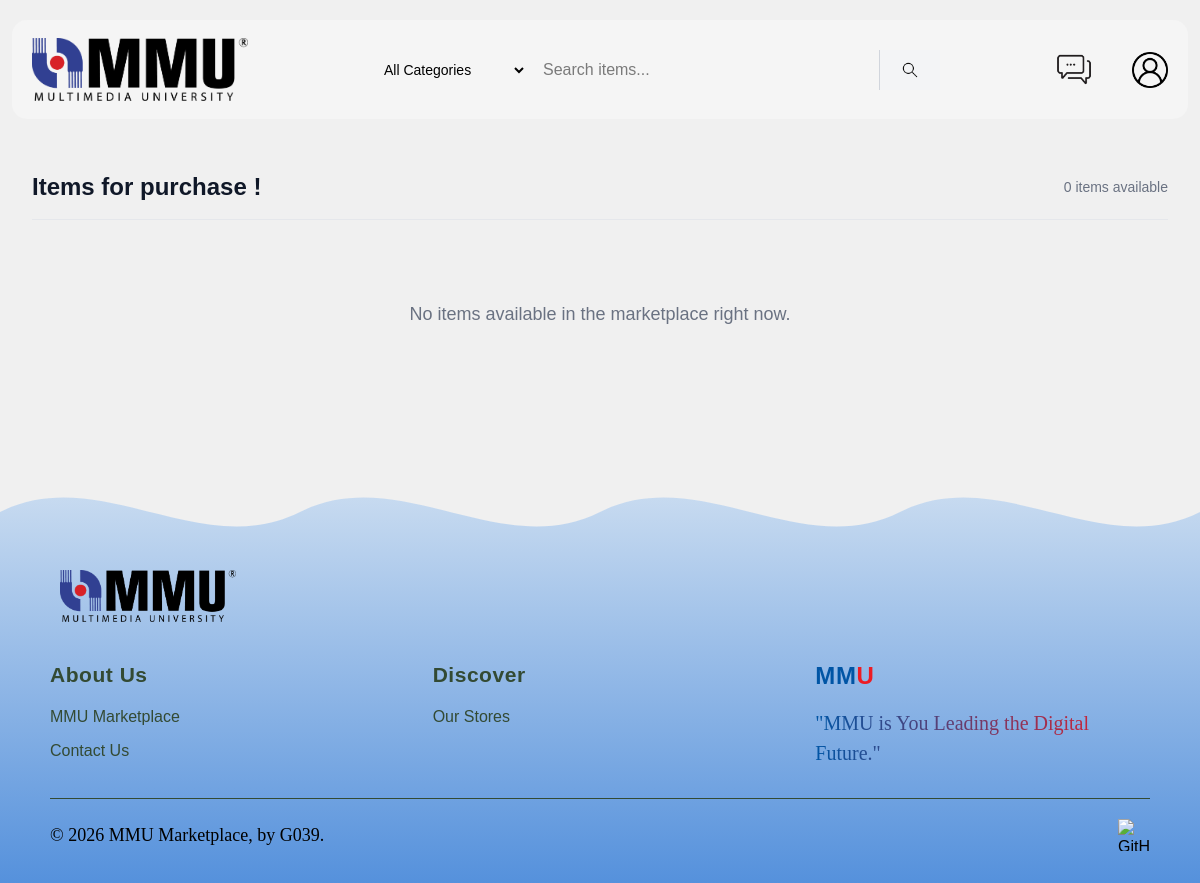
Page /home on the earlier database version.
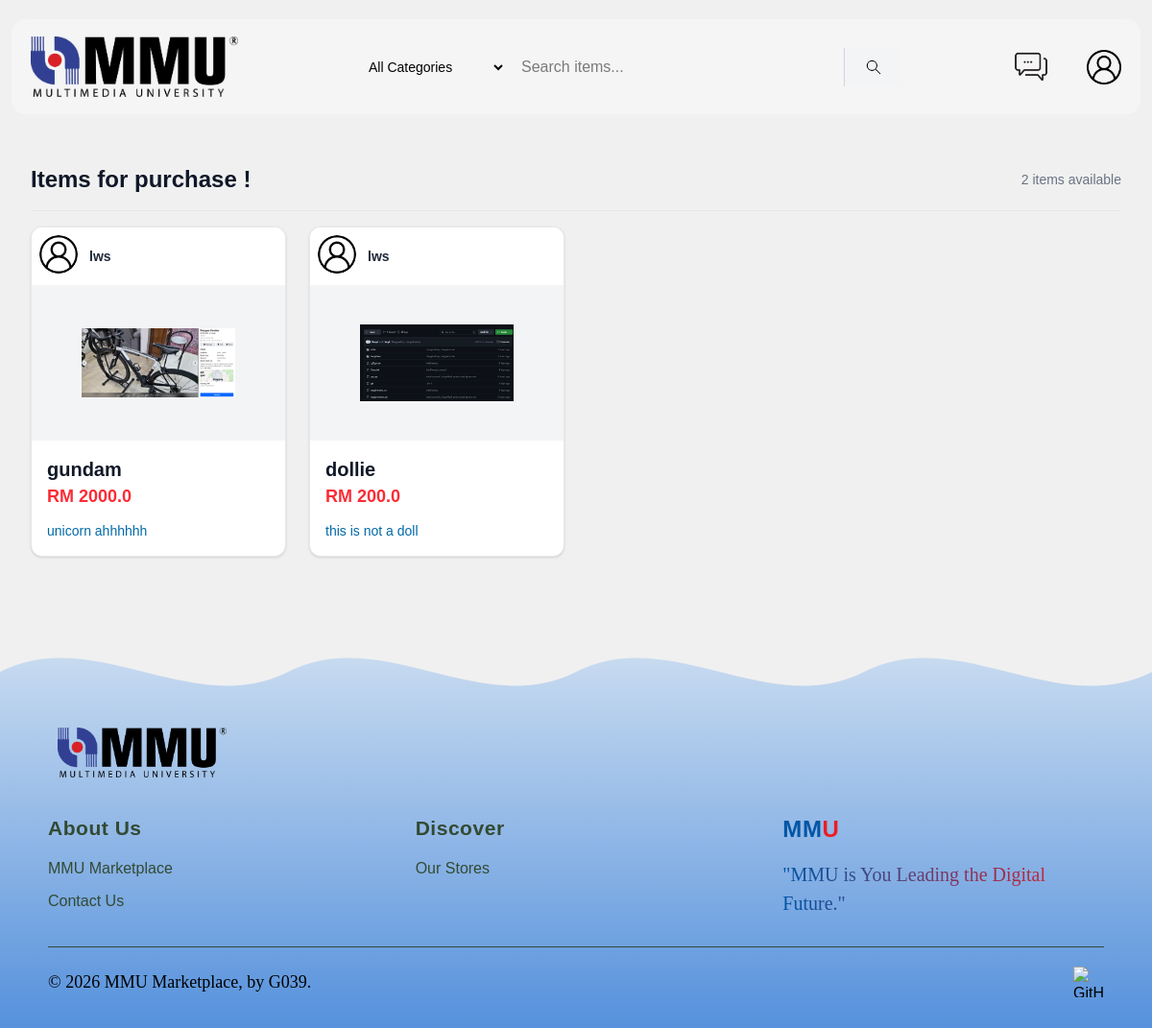
Same page on the later database version.
### app.py (models this page shows, shortened)
class Products(db.Model):
    __tablename__ = "items"
    user_id = db.Column(db.Integer, db.ForeignKey('user.id'), nullable=False)
    item_id = db.Column(db.Integer, primary_key=True)
    item_name = db.Column(db.String(50), nullable=False)
    price = db.Column(db.Float, nullable=False)
    item_description = db.Column(db.String(150), nullable=False)
    item_category = db.Column(db.String(50), nullable=False)
    date_created = db.Column(db.DateTime, nullable=True, default=datetime.now)
    item_pic = db.Column(db.String(), nullable=False)
    seller = db.relationship('User', backref='products')

class User(UserMixin, db.Model):
    id = db.Column(db.Integer, primary_key=True)
    username = db.Column(db.String(50), unique=True, nullable=False)
    email = db.Column(db.String(150), unique=True, nullable=False)
    password_hash = db.Column(db.String(100), nullable=False)
    contact_number = db.Column(db.String(20), nullable=True)
    bio = db.Column(db.String(300), nullable=True)
    profile_pic = db.Column(db.String(), nullable=True)

### app.py (the view)
@app.route('/')
@app.route('/home')
def home():
    item_info = Products.query.all()
    return render_template('home.html',item_list=item_info)

### templates/home.html (shortened to what this page needs)
{% extends 'item_market.html'%}

### templates/item_market.html (shortened to what this page needs)
<!DOCTYPE html>
<html lang="en">
<head>
</head>
<body>
    {% include 'item_market_header.html' %}
    <div class="max-w-7xl mx-auto px-4 sm:px-6 lg:px-8 py-8 w-full mb-8">
        <div class="flex items-center justify-between mb-4 border-b border-gray-200 pb-4">
            <h1 class="text-2xl font-bold text-gray-900">Items for purchase ! </h1>
            <span class="text-gray-500 text-sm">{{ item_list|length }} items available</span>
        </div>
        <div class="grid grid-cols-2 sm:grid-cols-3 md:grid-cols-4 lg:grid-cols-4 gap-6">
            {% for items in item_list %}
            <a href="{{ url_for('item', item_id=items.item_id) }}" class="group block h-full">
                <div class="bg-white rounded-xl shadow-sm hover:shadow-xSl transition-all duration-300 overflow-hidden flex flex-col border border-gray-200 h-full">
                    <div class="p-2 flex items-center gap-3 bg-white border-b border-gray-100">
                        {% if items.seller.profile_pic %}
                        <img src="{{url_for('static', filename='css/photos/' + items.seller.profile_pic)}}" class="w-10 h-10 mr-0 mb-1 rounded-full object-cover ">
                        {% else %}
                        <img src="{{url_for('static', filename='css/photos/user-icon.png')}}" class="w-10 h-10 mr-0 mb-1 rounded-full object-cover shrink-0">
                        {% endif %}
                        <span class="text-sm font-bold text-gray-800 group-hover:text-blue-800 transition-colors">
                            {{ items.seller.username }}
                        </span>
                    </div>
                    <div class="bg-gray-100 flex items-center justify-center overflow-hidden border-b border-gray-100" >
                        <img src="{{ url_for('static', filename='css/photos/' + items.item_pic) }}" alt="Product Image" class="w-40 h-40 object-contain opacity-100 group-hover:scale-105 transition-transform duration-500">
                    </div>
                    <div class="p-4 flex flex-col flex-grow">
                        <h2 class="text-xl mb-0 font-bold text-gray-900 group-hover:text-blue-800 transition-colors line-clamp-1">
                            {{ items.item_name }}
                        </h2>
                        <p class="text-red-500 font-extrabold text-lg mt-0 mb-3">
                            RM {{ items.price }}
                        </p>
                        <p class="text-sm text-sky-700 line-clamp-2 mt-auto mb-auto">
                            {{ items.item_description }}
                        </p>
                    </div>
                </div>
            </a>
            {% else %}
            <div class="col-span-full py-16 text-center text-gray-500 flex flex-col items-center">
                <p class="text-lg">No items available in the marketplace right now.</p>
            </div>
            {% endfor %}
        </div>
    </div>
</body>
</html>
{% include 'footer.html' %}

### templates/item_market_header.html (shortened to what this page needs)
<!DOCTYPE html>
<html lang="en">
<head>
    <link rel="stylesheet" href="{{ url_for('static', filename='css/main.css') }}">
    <link rel="stylesheet" href="{{ url_for('static', filename='css/output.css') }}">
</head>
<body>
    <div class="nav flex flex-wrap md:flex-nowrap items-center justify-between px-4 sm:px-6 py-5 mt-5 mr-3 ml-3 gap-4 bg-white">
        <a href="/home">
            <img src="{{ url_for('static', filename='css/photos/mmu-logo.png')}}" alt="MMU Logo" class="w-36 sm:w-46 md:w-50 lg:w-54 h-auto object-contain my-2">
        </a>
        <div class="w-full md:flex-1 md:w-auto order-3 md:order-2 flex justify-center min-w-0 md:px-6">
            <form action="/search" method="GET" class="flex w-full max-w-xl items-center rounded-lg">
            <select name="category" class=" text-xs sm:text-sm sm:px-4 py-2 sm:py-2.5 shrink-0 cursor-pointer hover:bg-slate-200 w-24 sm:w-auto">
                <option value="all">All Categories</option>
            </select>
            <input type="search" name="q" placeholder="Search items..." aria-label="Search marketplace" autocomplete="off" class="flex-1 w-5 px-3 py-2 text-sm sm:text-base outline-none  transition ">
            <button type="submit" class="bg-gray-100 hover:bg-gray-200 px-3 sm:px-5 py-2 sm:py-2.5 transition-colors flex items-center justify-center shrink-0 border-l border-gray-300">
                <img src="{{ url_for('static', filename='css/photos/search.png') }}" alt="Search Icon" class="h-4 sm:h-5 object-contain">
            </button>
            </form>
        </div>
        <div class="flex items-center gap-7 sm:gap-9 md:gap-10 lg:gap-10 flex-shrink-0 order-2 md:order-3">
            <a href="/chat" class="hover:opacity-75 transition-opacity" style="text-decoration: none;">
            <img src="{{ url_for('static', filename='css/photos/chat-icon.png') }}" alt="Chat Icon" class="w-8 h-8 sm:w-9 sm:h-9 md:h-9 md:w-9 lg:w-9 lg:h-9 object-contain">
            </a>
            <a href="/profile" class="hover:opacity-75 transition-opacity" style="text-decoration: none;">
            <img src="{{ url_for('static', filename='css/photos/user-icon.png') }}" alt="Profile Icon" class="w-8 h-8 sm:w-9 sm:h-9 md:h-9 md:w-9 lg:w-9 lg:h-9 object-contain">
            </a>
        </div>
    </div>
</body>
</html>

### templates/footer.html (shortened to what this page needs)
<footer class="m-0 p-0 bg-[linear-gradient(#d3e2f2,_#5591dc)] relative overflow-hidden bg-whitesmoke" style="margin:0;padding:0;">
    <div class="absolute -top-[2px] left-0 w-full h-[120px] overflow-hidden pointer-events-none" aria-hidden="true">
        <svg viewBox="0 0 1440 120" preserveAspectRatio="none" class="w-full h-full ">
            <path d="M0,58 C120,8 240,108 360,58 C480,8 600,108 720,58 C840,8 960,108 1080,58 C1200,8 1320,108 1440,58 L1440,0 L0,0 Z" class="fill-[#f0f0f0]"></path>
        </svg>
    </div>
    <div class="mt-25 ml-15 flex items-center">
        <div class="w-44 h-20 object-contain">
            <a href="/home">
                <img src="{{ url_for('static', filename='css/photos/mmu-logo.png')}}" alt="MMU Logo" class="w-full h-full object-contain">
            </a>
        </div>
    </div>
    <div class="max-w-6xl w-11/12 mx-auto pt-6 pb-8">
        <div class="text-[#334a33] grid grid-cols-3 gap-12">
            <section>
                <h3 class="mb-4 text-xl font-bold tracking-wide font-extrabold text-[21px]">About Us</h3>
                <ul class="list-none m-0 p-0">
                    <li class="mb-2.5 leading-normal text-base"><a href="/about" class="text-inherit no-underline hover:underline hover:text-[#05509f]">MMU Marketplace</a></li>
                    <li class="mb-2.5 leading-normal text-base"><a href="/contact" class="text-inherit no-underline hover:underline hover:text-[#05509f]">Contact Us</a></li>
                </ul>
            </section>
            <section>
                <h3 class="mb-4 text-xl font-bold tracking-wide font-extrabold text-[21px]">Discover</h3>
                <ul class="list-none m-0 p-0">
                    <li class="mb-2.5 leading-normal text-base"><a href="/item_market/" class="text-inherit no-underline hover:underline hover:text-[#05509f]">Our Stores</a></li>
                </ul>
            </section>
            <section>
                <h3 class="mb-4 text-2xl font-bold tracking-wide"><span class="text-[#0055A5]">MM</span><span class="text-[#ED1C24]">U</span></h3>
                <ul class="list-none m-0 p-0">
                    <li class="font-['Times_New_Roman'] bg-[linear-gradient(to_right,_#0055A5_0%,_#ED1C24_100%)] bg-clip-text text-transparent [-webkit-background-clip:text] [-webkit-text-fill-color:transparent] mb-2.5 leading-normal text-xl">"MMU is You Leading the Digital Future."</li>
                </ul>
            </section>
        </div>
        <div class="mt-5 pt-5 border-t border-[#334a33] flex flex-wrap gap-4 items-center justify-between">
            <div class="font-['Times_New_Roman']">
                <p class="m-0 text-lg">&copy; 2026 MMU Marketplace, by G039.</p>
            </div>
            <div class="w-8 h-8 object-contain">
                <a href="https://github.com/lailailaiws-bit/GitExercise-MMU-Marketplace" target="_blank">
                    <img src="{{ url_for('static', filename='css/photos/github.png')}}" alt="GitHub Logo" class="w-full h-full object-contain">
                </a>
            </div>
        </div>
    </div>
</footer>

### static/css/main.css (style rules this page uses)
h1 { text-align: center; }
body { font-family: Arial, sans-serif; background-color: #f0f0f0; }
.nav { display: flex; margin-bottom: 20px; justify-content: space-between; padding: 10px 20px; background-color: whitesmoke; border-radius: 15px; }
input[type="search"] { background-color: transparent; align-items: center; padding: 12px 16px; border-radius: none; border: 0; margin: auto; display: inline-block; }
button { overflow: hidden; }

Differences in the rows shown:
added Products: seller.username "lws", item_pic (picture), item_name "gundam", price "2000.0", item_description "unicorn ahhhhhh"
added Products: seller.username "lws", item_pic (picture), item_name "dollie", price "200.0", item_description "this is not a doll"
Other differences:
{{ item_list|length }}: "0" → "2"
text no longer shown: "No items available in the marketplace right now."
